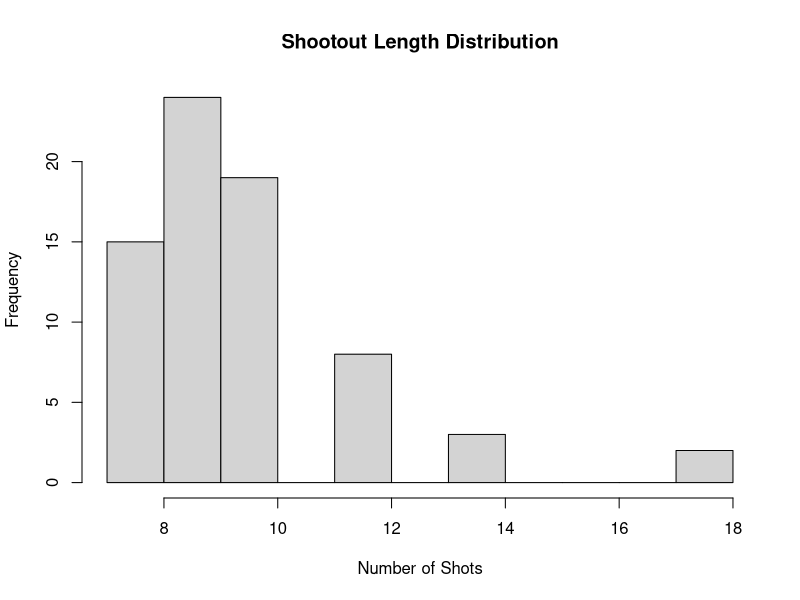

This figure's R source:
install.packages("data.table")
library(data.table)


rawShootOuts <- fread ("intlShootOuts.csv")
rawKicks <- fread("intlKicks.csv")
eplPK <- fread("eplPK.csv")

psLen <- rawShootOuts[,c(3, 11, 12),]
psLen$Total<-psLen$WinTaken+psLen$LoTaken

str(rawShootOuts)
str(rawKicks)
str(eplPK)

summary(psLen$Total)
hist(psLen$Total, main = "Shootout Length Distribution", xlab = "Number of Shots")
#Minimum shootout length is 7
#Maximum shootout length is 18
#Mean shootout length is just under 10 (9.775)


eplSea<- eplPK[,1]
eplSea$Rate <- eplPK$Scored / eplPK$Total
summary (eplSea$Rate)
summary (eplPK$Total)
#Lowest conversion rate for an EPL season was 70%
#Highest conversion rate for an EPL season was 97.56%
#Mean conversion rate for an EPL season 84.61%



